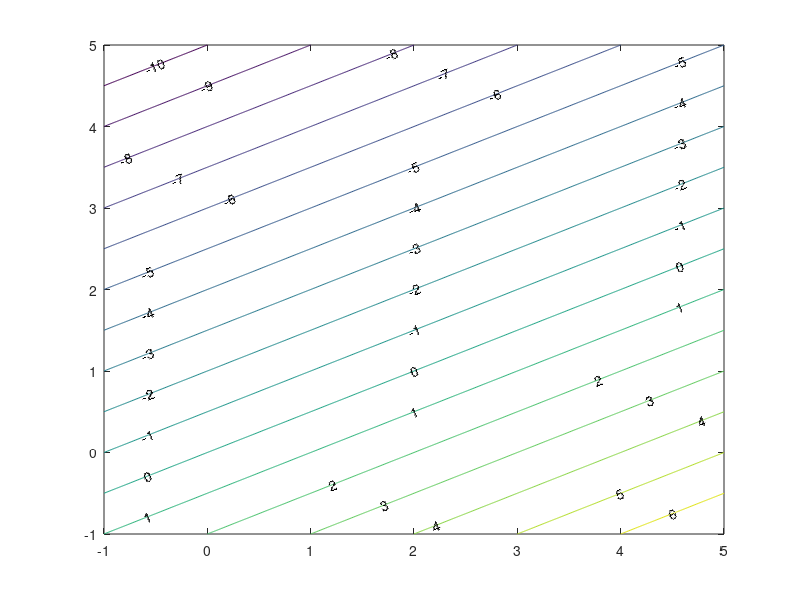

This chart was generated by the following MATLAB code: (Note: this script raises an error after producing the figure.)
%% Exercise 2. Problem 2: Linear Optimization
clear;
close all;

% 2.1
g = [1; -2];
A = [1  0   1   1   -5
     0  1   -1  -5  1];
b = [0; 0;  -2; -20;    -15];
f = @(x1, x2) g(1)*x1+g(2)*x2;

x1 = -1:0.01:5;
x2 = -1:0.01:5;

figure(1)
[X1,X2] = meshgrid(x1,x2);
contour(X1,X2,f(X1,X2),-15:1:15,'ShowText','on');
plotConstraints(A,b,x1,x2)

%% 2.5
% {3, 4} is the active set
% so the equations to solve is
% [a3 a4] [lambda3; lambda4] = g and [a3 a4]'*x = [b3; b4]
Aactive = [A(:,3) A(:,4)]
bactive = [b(3); b(4)]
x = Aactive' \ bactive
lambda34 = Aactive \ g
lambda = [0; 0; lambda34; 0]

% Check
assert(all(g-A*lambda == 0), "stationarity")
assert(all(A'*x-b >= 0), "feasibility")